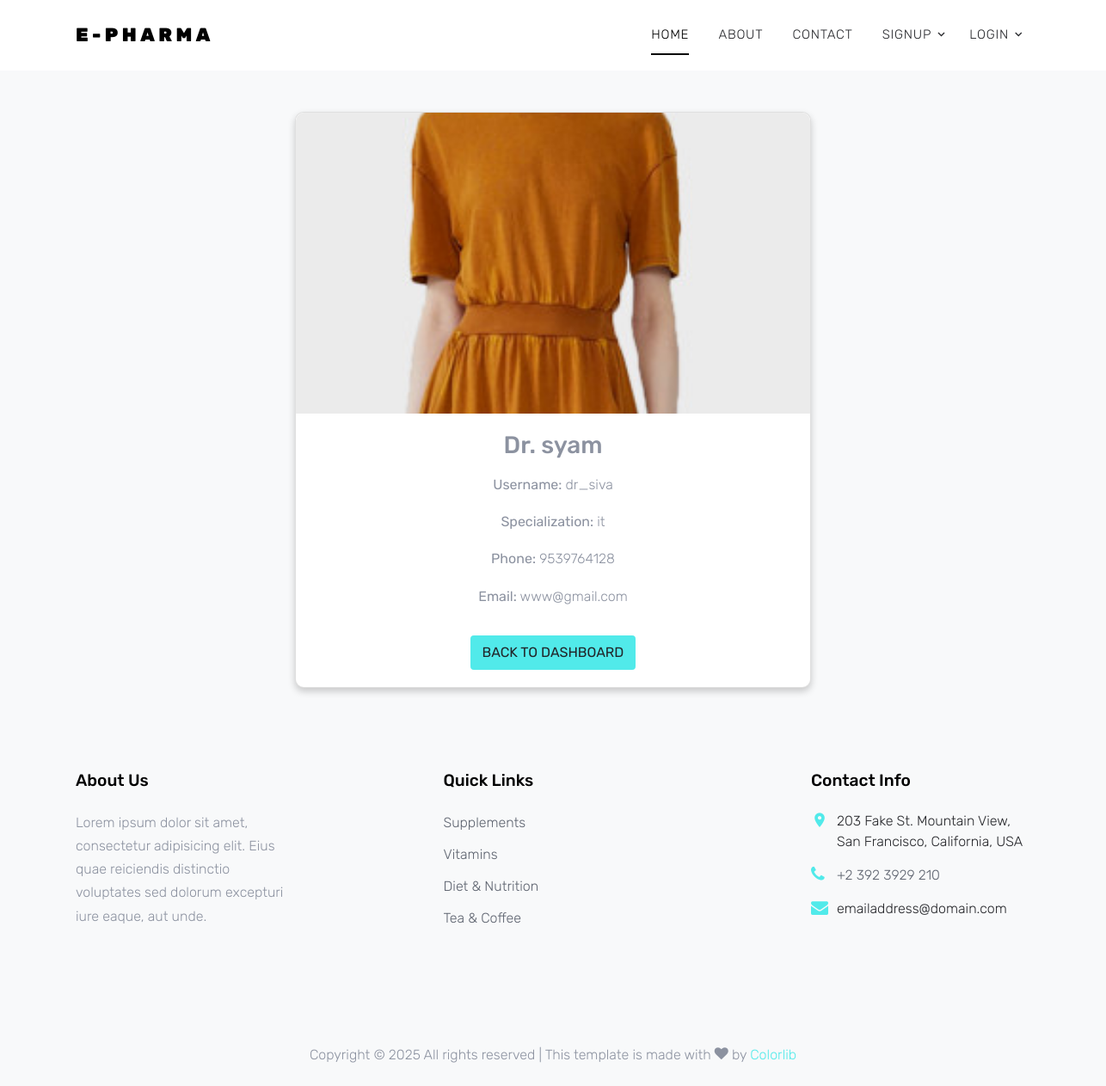
Page /doctor/1/ on the committed database.
### medicine/models.py (models this page shows, shortened)
class DoctorProfile(models.Model):
    user = models.OneToOneField(settings.AUTH_USER_MODEL, on_delete=models.CASCADE)
    specialization = models.CharField(max_length=100)
    phone_number = models.CharField(max_length=15)
    image = models.ImageField(upload_to='doctor_images/', null=True, blank=True)

### accounts/models.py (models this page shows)
class User(AbstractUser):
    USER_TYPE_CHOICES = (
        ('admin', 'Admin'),
        ('user','User'),
        ('pharmacists', 'Pharmacists'),
        ('doctor', 'Doctor'),
    )
    user_type = models.CharField(max_length=20, choices=USER_TYPE_CHOICES, default='user')

### medicine/views.py (the view)
# urls.py: path('doctor/<int:doctor_id>/', views.doctor_detail, name='doctor_detail'),
def doctor_detail(request, doctor_id):
    doctor = get_object_or_404(DoctorProfile, id=doctor_id)
    return render(request, 'doctor_detail.html', {'doctor': doctor})

### medicine/templates/doctor_detail.html (shortened to what this page needs)
<!DOCTYPE html>
{% load static %}
<html lang="en">
<head>
  <link rel="stylesheet" href="{% static 'fonts/icomoon/style.css' %}">
  <link rel="stylesheet" href="{% static 'css/bootstrap.min.css' %}">
  <link rel="stylesheet" href="{% static 'css/magnific-popup.css' %}">
  <link rel="stylesheet" href="{% static 'css/jquery-ui.css' %}">
  <link rel="stylesheet" href="{% static 'css/owl.carousel.min.css' %}">
  <link rel="stylesheet" href="{% static 'css/owl.theme.default.min.css' %}">
  <link rel="stylesheet" href="{% static 'css/aos.css' %}">
  <link rel="stylesheet" href="{% static 'css/style.css' %}">
</head>
<body>
  <div class="site-wrap">
    <div class="site-navbar py-2">
      <div class="container">
        <div class="d-flex align-items-center justify-content-between">
          <div class="logo">
            <div class="site-logo">
              <a href="{% url 'product_list' %}" class="js-logo-clone"> E-Pharma</a>
            </div>
          </div>
          <div class="main-nav d-none d-lg-block">
            <nav class="site-navigation text-right text-md-center" role="navigation">
              <ul class="site-menu js-clone-nav d-none d-lg-block">
                <li class="active"><a href="{% url 'home' %}">Home</a></li>
                <li><a href="{% url 'about' %}">About</a></li>
                <li><a href="{% url 'contact' %}">Contact</a></li>
                <li class="has-children">
                  <a href="#">Signup</a>
                </li>
                <li class="has-children">
                  <a href="#">Login</a>
                </li>
              </ul>
            </nav>
          </div>
        </div>
      </div>
    </div>
<body class="bg-light">
    <div class="container mt-5">
        <div class="card doctor-card">
            {% if doctor.image %}
                <img src="{{ doctor.image.url }}" alt="Doctor Image" class="profile-img">
            {% else %}
                <img src="https://via.placeholder.com/600x350.png?text=No+Image" alt="No Image" class="profile-img">
            {% endif %}
            <div class="card-body text-center">
                <h3 class="card-title mb-3">Dr. {{ doctor.user.first_name }} {{ doctor.user.last_name }}</h3>
                <p class="card-text"><strong>Username:</strong> {{ doctor.user.username }}</p>
                <p class="card-text"><strong>Specialization:</strong> {{ doctor.specialization }}</p>
                <p class="card-text"><strong>Phone:</strong> {{ doctor.phone_number }}</p>
                <p class="card-text"><strong>Email:</strong> {{ doctor.user.email }}</p>
                <a href="{% url 'doctor_dashboard' %}" class="btn btn-primary mt-3">Back to Dashboard</a>
            </div>
        </div>
    </div>
    <footer class="site-footer">
      <div class="container">
        <div class="row">
          <div class="col-md-6 col-lg-3 mb-4 mb-lg-0">
            <div class="block-7">
              <h3 class="footer-heading mb-4">About Us</h3>
              <p>Lorem ipsum dolor sit amet, consectetur adipisicing elit. Eius quae reiciendis distinctio voluptates
                sed dolorum excepturi iure eaque, aut unde.</p>
            </div>
          </div>
          <div class="col-lg-3 mx-auto mb-5 mb-lg-0">
            <h3 class="footer-heading mb-4">Quick Links</h3>
            <ul class="list-unstyled">
              <li><a href="#">Supplements</a></li>
              <li><a href="#">Vitamins</a></li>
              <li><a href="#">Diet &amp; Nutrition</a></li>
              <li><a href="#">Tea &amp; Coffee</a></li>
            </ul>
          </div>
          <div class="col-md-6 col-lg-3">
            <div class="block-5 mb-5">
              <h3 class="footer-heading mb-4">Contact Info</h3>
              <ul class="list-unstyled">
                <li class="address">203 Fake St. Mountain View, San Francisco, California, USA</li>
                <li class="phone"><a href="tel://23923929210">+2 392 3929 210</a></li>
                <li class="email">emailaddress@domain.com</li>
              </ul>
            </div>
          </div>
        </div>
        <div class="row pt-5 mt-5 text-center">
          <div class="col-md-12">
            <p>
              Copyright &copy;
              <script>document.write(new Date().getFullYear());</script> All rights reserved | This template is made
              with <i class="icon-heart" aria-hidden="true"></i> by <a href="https://colorlib.com" target="_blank"
                class="text-primary">Colorlib</a>
            </p>
          </div>
        </div>
      </div>
    </footer>
  </div>
</body>
</html>

### static/css/style.css (style rules this page uses)
body { line-height: 1.7; color: #8c92a0; font-weight: 300; font-size: 16px; }
a { -webkit-transition: .3s all ease; -o-transition: .3s all ease; transition: .3s all ease; }
.site-wrap:before { -webkit-transition: .3s all ease-in-out; -o-transition: .3s all ease-in-out; transition: .3s all ease-in-out; background: rgba(0, 0, 0, 0.6); content: ""; position: absolute; z-index: 2000; top: 0; left: 0; right: 0; bottom: 0; opacity: 0; visibility: hidden; }
.btn { -webkit-transition: .3s all ease-in-out; -o-transition: .3s all ease-in-out; transition: .3s all ease-in-out; text-transform: uppercase; border-width: 2px; }
.site-footer { padding: 6em 0; }
.site-footer ul li { margin-bottom: 10px; }
.site-footer ul li a { color: #5c626e; }
.site-footer .footer-heading { font-size: 1.2rem; color: #000; margin-bottom: 1rem; }
.site-logo a { text-transform: uppercase; letter-spacing: .2em; font-size: 22px; color: #000 !important; font-weight: 900; }
.site-navbar { margin-bottom: 0px; z-index: 1999; position: relative; top: 0; width: 100%; background: #fff; }
.site-navbar a { color: #000; }
.site-navbar .site-navigation .site-menu { margin-left: 0; padding-left: 0; margin-bottom: 0; }
.site-navbar .site-navigation .site-menu .active > a { color: #000; position: relative; }
.site-navbar .site-navigation .site-menu .active > a:before { content: ""; position: absolute; left: 10px; right: 10px; height: 2px; background: #000; bottom: 0; }
.site-navbar .site-navigation .site-menu a { text-decoration: none !important; font-size: 15px; display: inline-block; }
.site-navbar .site-navigation .site-menu > li { display: inline-block; padding: 10px 5px; }
.site-navbar .site-navigation .site-menu > li > a { padding: 10px 10px; text-transform: uppercase; letter-spacing: .05em; color: #25262a; font-size: 15px; text-decoration: none !important; }
.site-navbar .site-navigation .site-menu .has-children { position: relative; }
.site-navbar .site-navigation .site-menu .has-children > a { position: relative; padding-right: 20px; }
.site-navbar .site-navigation .site-menu .has-children > a:before { position: absolute; content: "\e313"; font-size: 16px; top: 50%; right: 0; -webkit-transform: translateY(-50%); -ms-transform: translateY(-50%); transform: translateY(-50%); font-family: 'icomoon'; }
.site-navbar .site-navigation .site-menu .has-children a { text-transform: uppercase; }
.site-mobile-menu .site-mobile-menu-header .site-mobile-menu-logo a { display: inline-block; text-transform: uppercase; color: #000; letter-spacing: .2em; font-size: 22px; font-weight: 900; }
.site-mobile-menu .site-nav-wrap { padding: 0; margin: 0; list-style: none; position: relative; }
.site-mobile-menu .site-nav-wrap a { padding: 10px 20px; display: block; position: relative; color: #212529; }
.site-mobile-menu .site-nav-wrap li { position: relative; display: block; }
.site-mobile-menu .site-nav-wrap li.active > a { color: #51eaea; }
.site-mobile-menu .site-nav-wrap > li { display: block; position: relative; float: left; width: 100%; }
.site-mobile-menu .site-nav-wrap > li > a { padding-left: 20px; font-size: 20px; }
.block-5 ul, .block-5 ul li { list-style: none; padding: 0; margin: 0; line-height: 1.5; }
.block-5 ul li { padding-left: 30px; position: relative; margin-bottom: 15px; color: #25262a; }
.block-5 ul li:before { top: 0; font-family: "icomoon"; content: ""; position: absolute; left: 0; font-size: 20px; line-height: 1; color: #51eaea; }
.block-5 ul li.address:before { content: "\e8b4"; }
.block-5 ul li.email:before { content: "\f0e0"; }
.block-5 ul li.phone:before { content: "\f095"; }

### medicine/templates/doctor_detail.html (style rules this page uses)
.doctor-card { max-width: 600px; margin: auto; box-shadow: 0 4px 8px rgba(0,0,0,0.2); border-radius: 10px; }
.profile-img { width: 100%; height: 350px; object-fit: cover; border-top-left-radius: 10px; border-top-right-radius: 10px; }

### rows in the picture
DoctorProfile: image (picture), user.first_name "syam", user.username "dr_siva", specialization "it", phone_number "9539764128", user.email "www@gmail.com"
